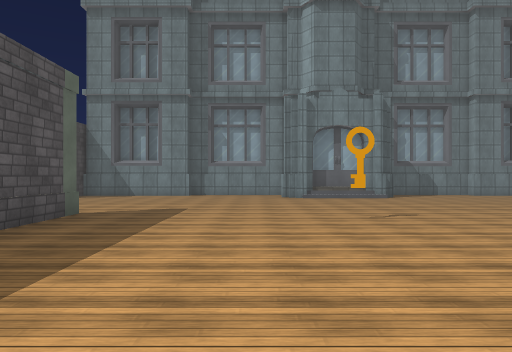
view 1 (above)

24 first-person views from a walk through a 3-D level made in the Unity game engine. The camera is 1.4 m above the floor, looks level and sees 70° across. The floor is counted in squares, 2 m on a side. Each view is taken from the middle of a square. On the plan, view 1 faces up. The plan holds only what a view shows up to about 11 squares ahead; the rest is blank. The place goes on beyond the plan. The player character is not drawn. Some animated figures are left out. Surface patterns are stand-ins for the level's own textures.

view 2
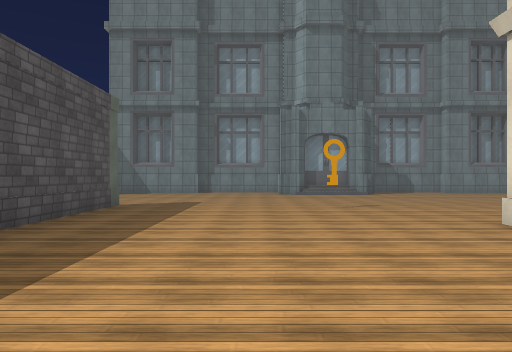

view 3
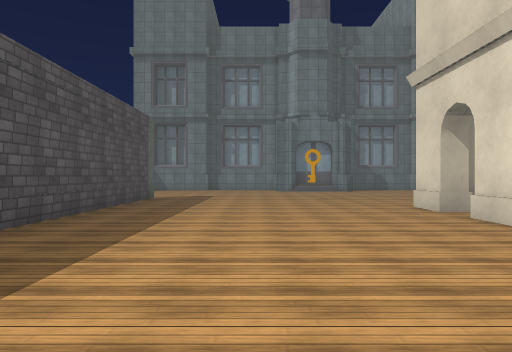

view 4
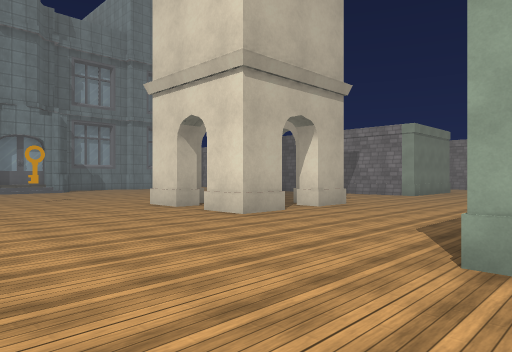

view 5
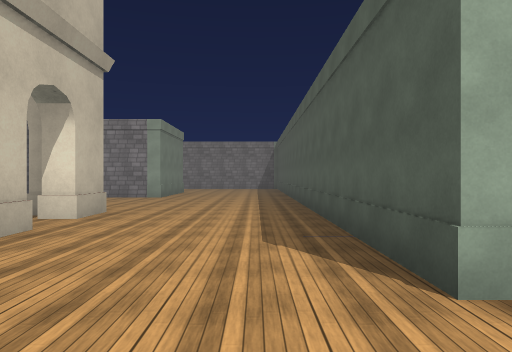

view 6
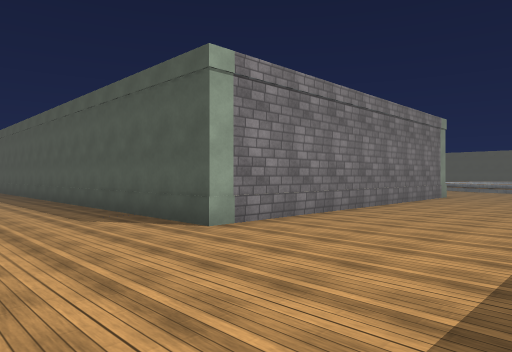

view 7
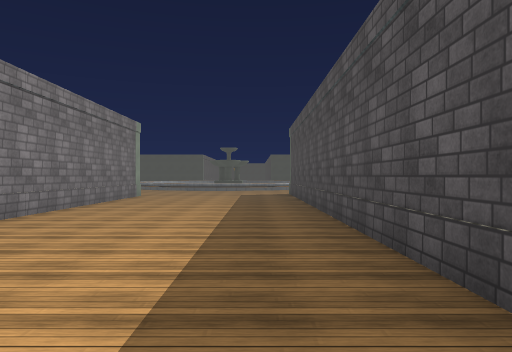

view 8
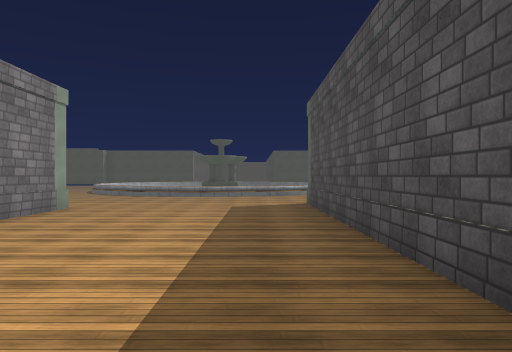

view 9
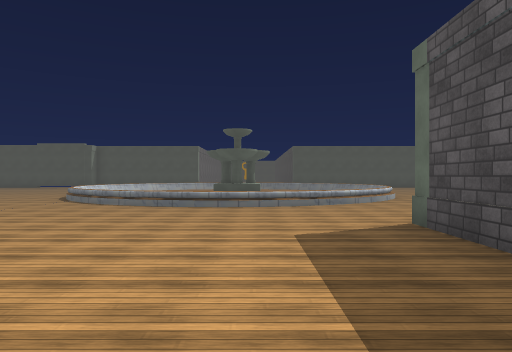

view 10
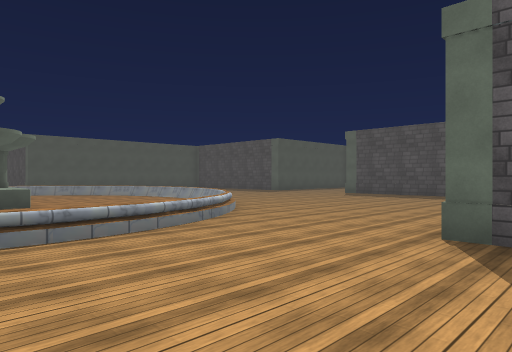

view 11
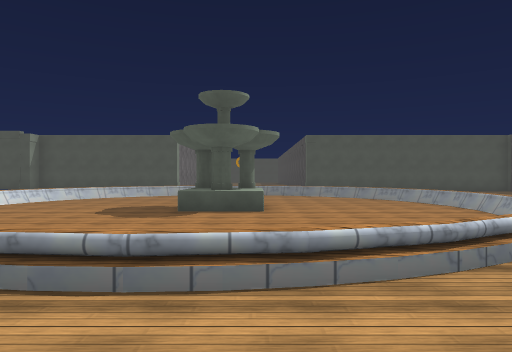

view 12
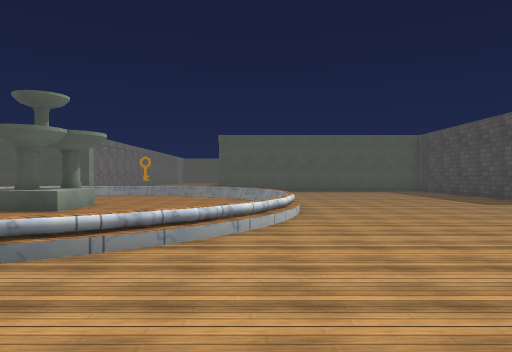

view 13
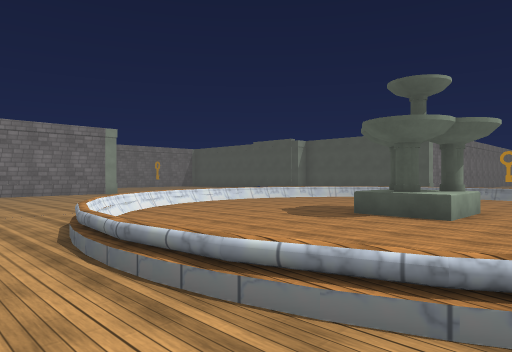

view 14
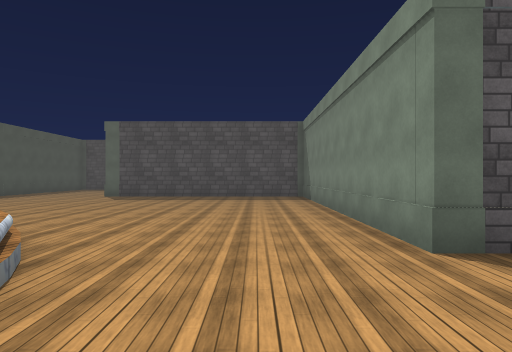

view 15
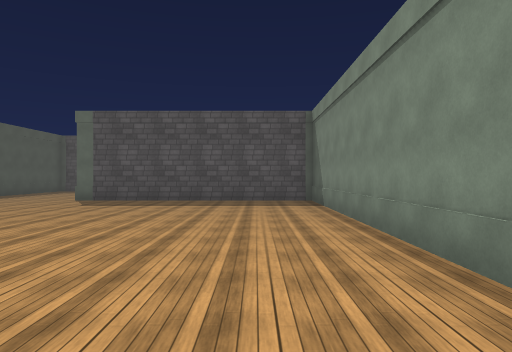

view 16
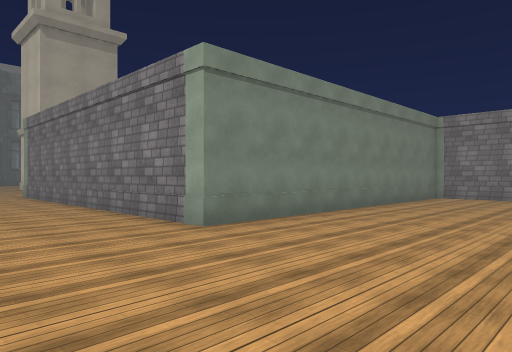

view 17
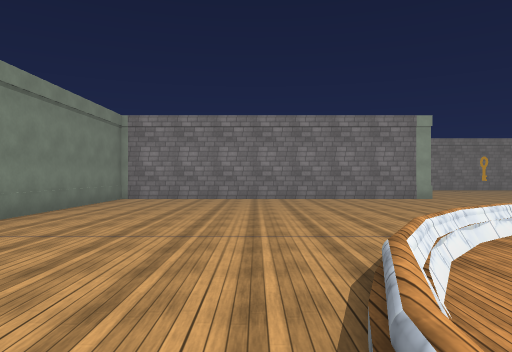

view 18
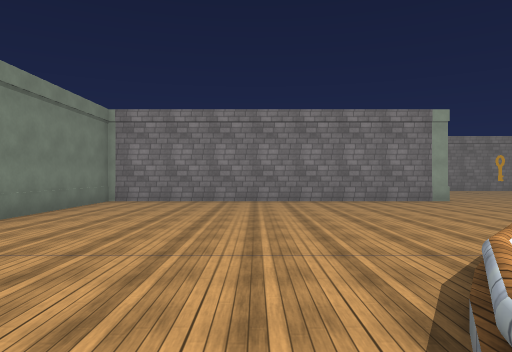

view 19
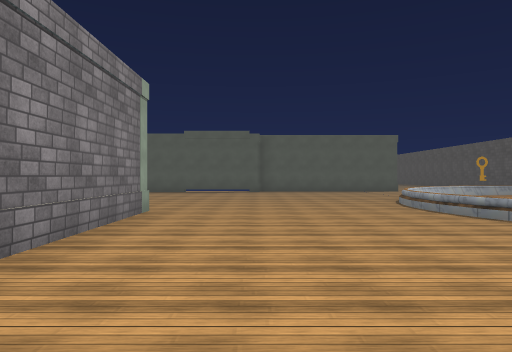

view 20
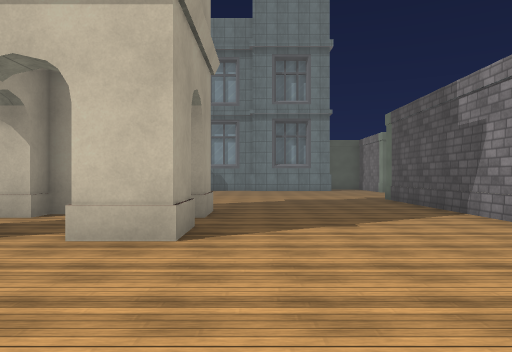

view 21
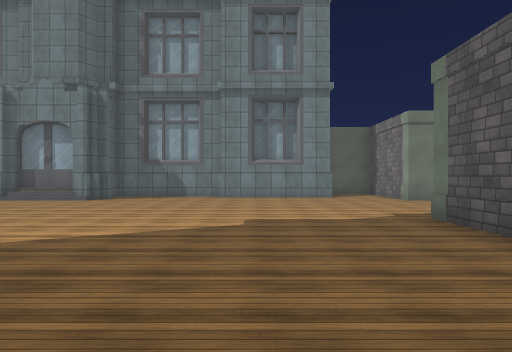

view 22
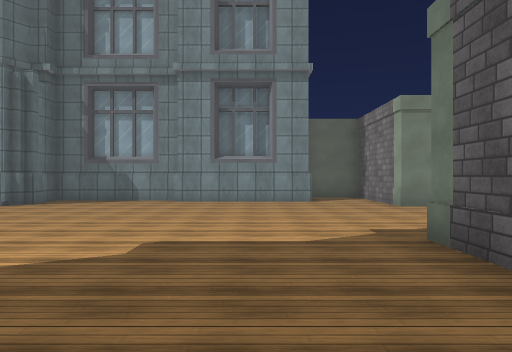

view 23
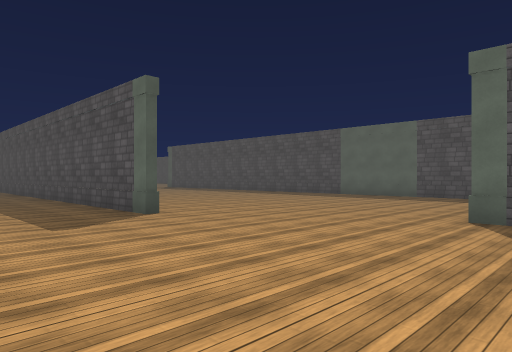

view 24
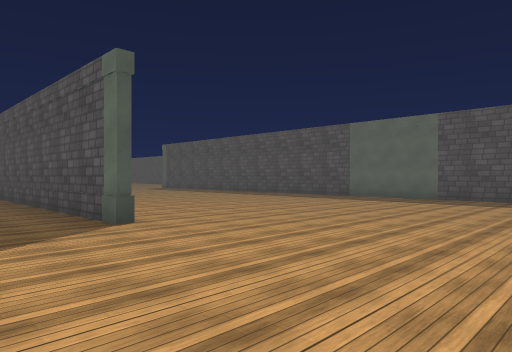

### Floor plan
Key: @ floor where view 1 was taken; # wall or solid block; . main floor; : floor 0.5 m higher than the main floor; / step, stairs or slope; = window, fence, low wall or low ledge; v drop or lower ground.
Columns run from 13 left of view 1 to 12 right of it. Each row starts with its distance up from view 1.
 14                  #####
 13              .   #...####.
 12       #......  ###........
 11     ......................
 10 #.........................
  9 #.........................
  8 #.........................
  7  ........................#
  6   ........#..............#
  5    .......#..............#
  4     ..... #.......  .....#
  3      ...  #......#  #....#
  2       ..  #........ .....#
  1           #......#..#....
  0           #..@...#.##....
 -1           #..............
 -2           #..............
 -3           #..............
 -4           #..............
 -5           #....##########
 -6           #....#
 -7           #....#
 -8           #....#
 -9           #....#
-10           #....#
-11           #....#
-12           #....#
-13           #....##
-14           #.....##########
-15  ##########..............#
-16  #.......................#
-17  #.......................#
-18  #.......................#
-19  #........=vv vv.........#
-20  #.......v  vvvvv........#
-21  #......: vvvvvvvv.......#
-22 .#......vvvvvvvvvvv......#
-23 ........vvvvv.vvvvv......#
-24 ........vvvv##vvvvv.......
-25   ......vvvvv vvvvv.......
-26  .......vvvvv vvvv/.......
-27 #........vvvv  vvv/.......

Where each view was taken, in squares from view 1:
view 1: 0 up, 0 right, facing up
view 2: 2 down, 0 right, facing up
view 3: 5 down, 0 right, facing up
view 4: 5 down, 1 left, facing up-right
view 5: 3 down, 0 right, facing right
view 6: 1 down, 2 left, facing down-right
view 7: 1 down, 2 left, facing down
view 8: 6 down, 2 left, facing down
view 9: 10 down, 1 left, facing down
view 10: 14 down, 1 right, facing down-left
view 11: 16 down, 1 left, facing down
view 12: 16 down, 5 left, facing down
view 13: 17 down, 3 left, facing down-right
view 14: 17 down, 0 right, facing left
view 15: 17 down, 2 left, facing left
view 16: 18 down, 1 left, facing up-right
view 17: 18 down, 0 right, facing right
view 18: 18 down, 1 right, facing right
view 19: 16 down, 9 right, facing down
view 20: 4 down, 8 right, facing up
view 21: 1 up, 9 right, facing up
view 22: 3 up, 10 right, facing up
view 23: 13 up, 0 right, facing down-left
view 24: 12 up, 1 left, facing down-left
